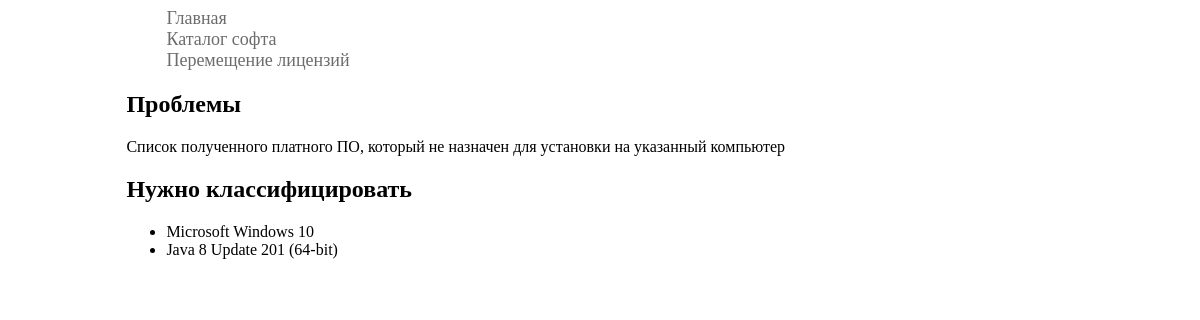
The page / on the database its author committed.
### softwareapp/models.py (models this page shows, shortened)
class Software(models.Model):
    class Meta:
        verbose_name = "Софт"
        verbose_name_plural = "Софт"
    name = models.CharField("Название", max_length=128)
    category = models.ForeignKey(Category, verbose_name='Категория', on_delete=models.CASCADE, blank=True)
    license_term = models.ForeignKey(LicenseTerm, verbose_name='Срок лицензии', on_delete=models.CASCADE, blank=True)
    license_key = models.TextField("Лицензионный ключ", max_length=128, blank=True)
    owner = models.ForeignKey(Warehouse, verbose_name='Владелец', on_delete=models.CASCADE, default=3)

### softwareapp/views.py (the view)
# urls.py: path('', sofwareapp.main, name='main'),
def main(request):
    unclassifed = Software.objects.filter(owner=3)
    content = {
        'unclassifed': unclassifed,
    }
    return render(request, 'softwareapp/base.html', content)

### templates/softwareapp/base.html (shortened to what this page needs)
{%  load static%}
<!DOCTYPE html>
<html lang="en">
<head>
        <link rel="stylesheet" type="text/css" href="{% static 'softwareapp/css/style.css' %}"/>
</head>
<body>
    <div class="container">
        <div class="header">
            {% block menu %}
                {% include 'softwareapp/includes/inc_menu.html' %}
            {% endblock %}
        </div>
    {% block content %}
        <h2>Проблемы</h2>
        Список полученного платного ПО, который не назначен для установки на указанный компьютер
        <h2>Нужно классифицировать</h2>
        <div class="product_catalog">
            <ul>
                {% for itm in unclassifed %}
                <li>
                        {{ itm.name }}
                </li>
                {% endfor %}
            </ul>
        </div>
        {% endblock %}
    </div>
</body>
</html>

### softwareapp/static/softwareapp/css/style.css (style rules this page uses)
.container { margin: 0 10%; }
.header { display: flex; }

### rows shown on the page
Software: name "Microsoft Windows 10"
Software: name "Java 8 Update 201 (64-bit)"
